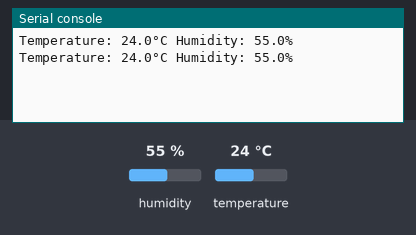
The program below on a simulated MicroPython board. On the bench: the last lines printed to the serial console. The test bench sets the inputs (shaded band); at power-on: humidity 55 %, temperature 24 °C.

Above: at 1.2 s.
1.3 s: humidity set to 22 %
At 2.6 s:
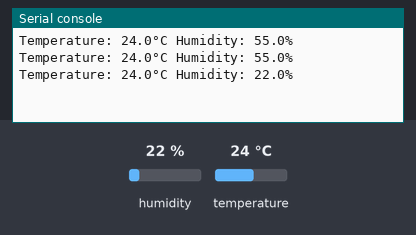
2.8 s: temperature set to 12 °C
At 3.9 s:
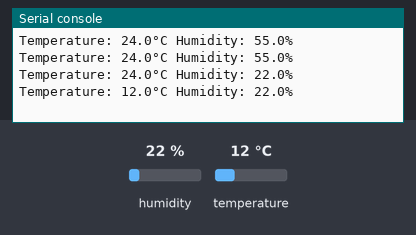
4.3 s: humidity set to 40 %
At 5.8 s:
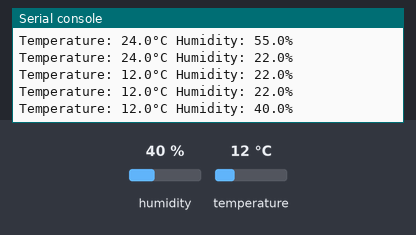
Timing chart, 0 to 7.3 s (numbered marks = the images above; inputs shaded):
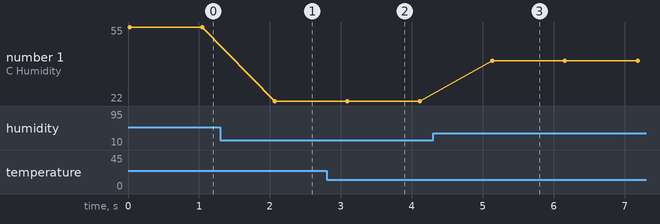

The program:

job4-1.py
```python
from machine import Pin
from time import sleep
import dht
sensor = dht.DHT22(Pin(0))
while True:
    sensor.measure()
    temp = sensor.temperature()
    hum = sensor.humidity()
    print("Temperature: {0}°C Humidity: {1}% ".format(temp, hum))
    sleep(1)
```

Measured:
- after the input at 1.3 s, the serial console: prints a new line after 0.77 s (image 1)
- after the input at 2.8 s, the serial console: prints a new line after 0.29 s (image 2)
- after the input at 4.3 s, the serial console: prints a new line after 0.84 s (image 3)
- plotted number 1: 55 → 22 after the input at 1.3 s, 22 → 40 after the input at 4.3 s
